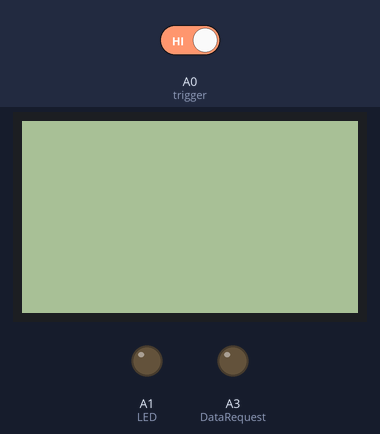
Recording of a sketch running on a simulated Arduino Mega 2560, built with avr-gcc and run on an emulated ATmega2560. Shown: 84×48 one-colour display, output pins drawn as LEDs (lit = HIGH). Inputs (shaded band) come from the test bench; at power-on: A0 (trigger) HIGH.

Above: at 1.2 s.
1.3 s: A0 (trigger) driven LOW
Timing chart, 0 to 4.3 s (numbered marks = the images above; inputs shaded):
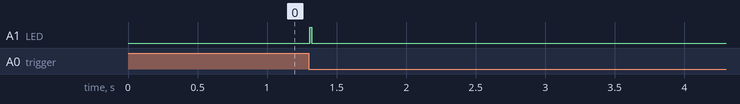

The sketch:

NPG_Arduino.ino
```cpp
//////////////////////////////////////////////
///  The project for No pain gun.
///  Edit by Yi-chun Hung, 2016/12/23
///
//////////////////////////////////////////////

#include <ArduinoJson.h>
#include <PCD8544.h>

///////////////////////////
/// Define the input and output
///
///////////////////////////
#define trigger A0
#define LED A1
#define Photopin A2
#define DataRequest A3

//////////////////////////
/// LCD module and parameter
/// DO NOT CHANGE!!!!
//////////////////////////
static const byte plyph[] = { B00010000, B00110100, B00110000, B00110100, B00010000 };
static PCD8544 lcd;

///////////////////////////////////////
/// When been shot, photovalue is high
///////////////////////////////////////
int photovalue;


////////////////////////////////////////
/// To control duration of one pulse,
/// Trigger buttom and data request button
/////////////////////////////////////////
int last_time_trigger= 0;
int now_time_trigger = 0;
int last_time_data = 0;
int now_time_data = 0;


/////////////////////////
/// Realize one pulse.
///
/////////////////////////
int DataRequestState = 0;
int NowDataRequestPush = 0;
int LastDataRequestPush = 0;
int push = 0;
int push_last = 0;


////////////////////////////
/// The initial value of JSON
///
///////////////////////////
int const Name = 0;
int Blood = 100;
int Bullet = 100;
int Request = 0;

///////////////////////////
/// Json encoding memory.
/// DO NOT CHANGE
///////////////////////////
StaticJsonBuffer<200> jsonBuffer;
JsonObject& root = jsonBuffer.createObject();


void setup()
{
  Serial.begin(9600);
  Serial1.begin(57600);
  pinMode(trigger,INPUT);
  pinMode(LED,OUTPUT);
  pinMode(DataRequest,OUTPUT);

  lcd.begin(84, 48);
  lcd.createChar(0,plyph);

  ////////////////////
  /// Structure of Json
  ///
  ///////////////////
  root["name"] = Name;
  root["blood"] = Blood;
  root["bullet"] = Bullet;
  root["request"] = Request;
}

void loop()
{
  push_last = push;
  push = digitalRead(trigger);

  now_time_trigger = millis();

  ///////////////////////////
  /// Trigger function
  ///
  ///////////////////////////
  if(push == 0 && push_last == 1){    ///Falling edge trigger
      if((now_time_trigger - last_time_trigger) > 300){
                                      ///Duration of tigger one pulse
        digitalWrite(LED,1);          ///Trigger the bullet(lazer).
        Bullet--;
        root["bullet"] = Bullet;      ///Update the bullet number to server
        root["request"] = -1;         ///Do not request any info
        last_time_trigger = now_time_trigger;  ///Reset the state of trigger
        root.printTo(Serial1);        ///Send Json to MT7688
        Serial1.print("\n");
      }
  }
  else{
    digitalWrite(LED,0);              ///No trigger, no bullet
  }


  //////////////////////////
  /// Data request button function
  ///
  //////////////////////////

  LastDataRequestPush = NowDataRequestPush;
  NowDataRequestPush = digitalRead(DataRequest);
  now_time_data = millis();

  if(NowDataRequestPush ==0 && LastDataRequestPush ==1){
                                              ///Falling edge trigger
      if((now_time_data - last_time_data) > 300){  ///Duration of changing request
        DataRequestState = (DataRequestState + 1) % 6;    ///Update the request
        last_time_data = now_time_data;
        root["request"] = DataRequestState ;        ///Change data of Json
        root.printTo(Serial1);                      ///Send to MT7688
        Serial1.print("\n");

        ////////////////////
        /// Encode the Json from MT7688
        ///
        /////////////////////
        String str = Serial1.readString();
        StaticJsonBuffer<200> jsonBufferLCD;
        JsonObject& rootLCD = jsonBufferLCD.parseObject(str);

        ///////////////////////////
        /// Update the LCD info
        ///
        ///////////////////////////
        lcd.setCursor(0,0);                ///First line
        lcd.print("Name:");
        String nameprint = rootLCD["name"];
        lcd.print(nameprint);

        lcd.setCursor(0,1);                ///Second line
        lcd.print("Blood:");
        String bloodprint = rootLCD["blood"];
        lcd.print(bloodprint);

        lcd.setCursor(0,2);                ///Third line
        lcd.print("Bullet:");
        String bulletprint = rootLCD["bullet"];
        lcd.print(bulletprint);

        delay(10);
      }
      else{
        DataRequestState = DataRequestState;
      }
  }
  else{
    DataRequestState = DataRequestState;
  }

  delay(10);


}
```

Measured:
- after the input at 1.3 s, A1 (LED): LOW → HIGH at once, → LOW 0.01 s later
